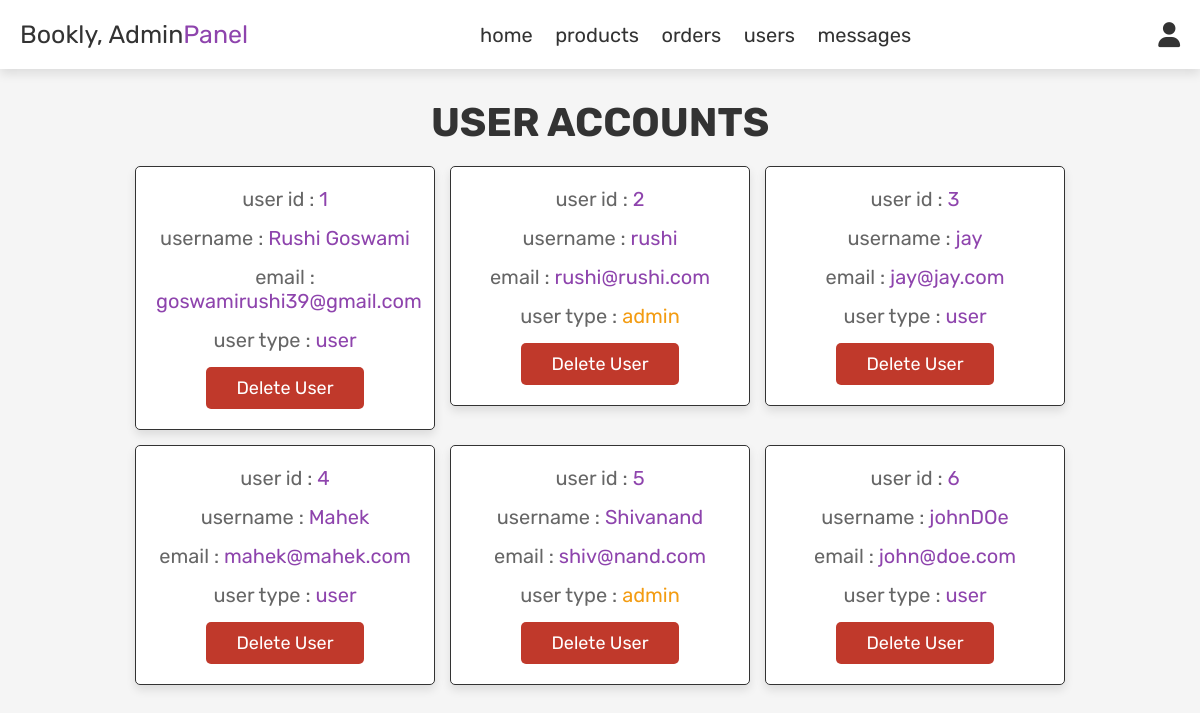
Screenshot of /admin_users.php (signed in) with the database file from the repository.
### tables this page shows
CREATE TABLE `users` (
  `id` int(100) NOT NULL,
  `name` varchar(100) NOT NULL,
  `fullname` varchar(255) NOT NULL,
  `email` varchar(100) NOT NULL,
  `password` varchar(100) NOT NULL,
  `user_type` varchar(20) NOT NULL DEFAULT 'user'
);

### admin_users.php (the view, shortened to what this page needs)
<?php
include 'config.php';
?>
<!DOCTYPE html>
<html lang="en">
<head>
   <link rel="stylesheet" href="https://cdnjs.cloudflare.com/ajax/libs/font-awesome/6.0.0/css/all.min.css">
   <link rel="stylesheet" href="css/admin_style.css">
</head>
<body>
<?php include 'admin_header.php'; ?>
<section class="users">
   <h1 class="title"> user accounts </h1>
   <div class="box-container">
      <?php
         $select_users = mysqli_query($conn, "SELECT * FROM `users`") or die('query failed');
         while($fetch_users = mysqli_fetch_assoc($select_users)){
      ?>
      <div class="box">
         <p> user id : <span><?php echo $fetch_users['id']; ?></span> </p>
         <p> username : <span><?php echo $fetch_users['name']; ?></span> </p>
         <p> email : <span><?php echo $fetch_users['email']; ?></span> </p>
         <p> user type : <span style="color:<?php if($fetch_users['user_type'] == 'admin'){ echo 'var(--orange)'; } ?>"><?php echo $fetch_users['user_type']; ?></span> </p>
         <a href="admin_users.php?delete=<?php echo $fetch_users['id']; ?>" onclick="return confirm('delete this user?');" class="delete-btn">delete user</a>
      </div>
      <?php
         };
      ?>
   </div>
</section>
</body>
</html>

### css/admin_style.css (style rules this page uses)
:root { --purple:#8e44ad; --red:#c0392b; --orange:#f39c12; --black:#333; --white:#fff; --light-color:#666; --light-white:#ccc; --light-bg:#f5f5f5; --border:.1rem solid var(--black); --box-shadow:0 .5rem 1rem rgba(0,0,0,.1); }
* { font-family: 'Rubik', sans-serif; margin:0; padding:0; box-sizing: border-box; outline: none; border:none; text-decoration: none; transition:all .2s linear; }
html { font-size: 62.5%; overflow-x: hidden; }
body { background-color: var(--light-bg); }
section { padding:3rem 2rem; }
.title { text-align: center; margin-bottom: 2rem; text-transform: uppercase; color:var(--black); font-size: 4rem; }
.btn, .option-btn, .delete-btn, .white-btn { display: inline-block; margin-top: 1rem; padding:1rem 3rem; cursor: pointer; color:var(--white); font-size: 1.8rem; border-radius: .5rem; text-transform: capitalize; }
.delete-btn { background-color: var(--red); }
.users .box-container { display: grid; grid-template-columns: repeat(auto-fit, 30rem); justify-content: center; gap:1.5rem; max-width: 1200px; margin:0 auto; align-items: flex-start; }
.users .box-container .box { background-color: var(--white); padding:2rem; border:var(--border); box-shadow: var(--box-shadow); border-radius: .5rem; text-align: center; }
.users .box-container .box p { padding-bottom: 1.5rem; font-size: 2rem; color:var(--light-color); }
.users .box-container .box p span { color:var(--purple); }
.users .box-container .box .delete-btn { margin-top: 0; }

### rows the page displays
users: id "1", name "Rushi Goswami", email "goswamirushi39@gmail.com", user_type "user"
users: id "2", name "rushi", email "rushi@rushi.com", user_type "admin"
users: id "3", name "jay", email "jay@jay.com", user_type "user"
users: id "4", name "Mahek", email "mahek@mahek.com", user_type "user"
users: id "5", name "Shivanand", email "shiv@nand.com", user_type "admin"
users: id "6", name "johnDOe", email "john@doe.com", user_type "user"
